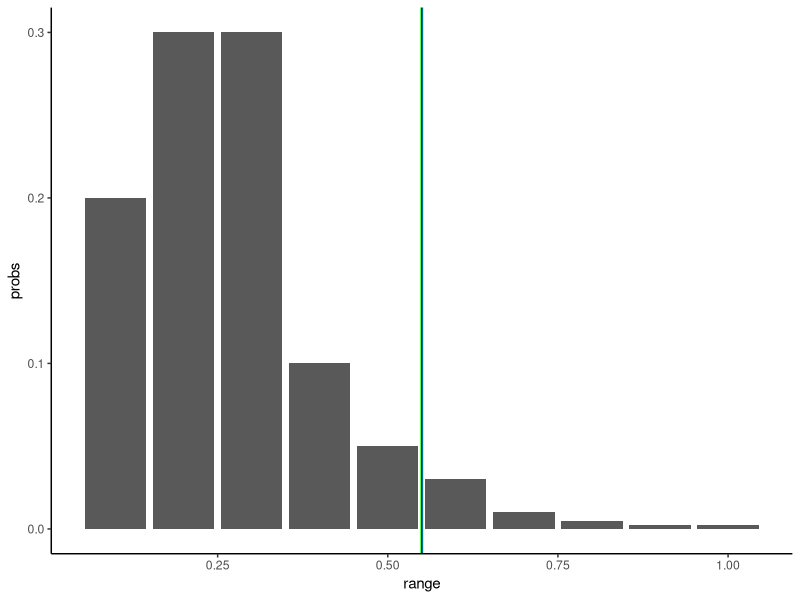
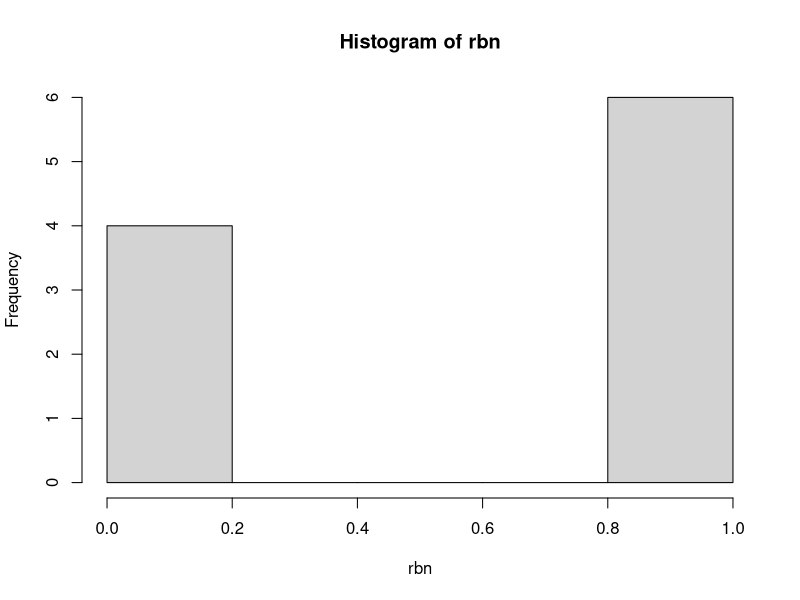
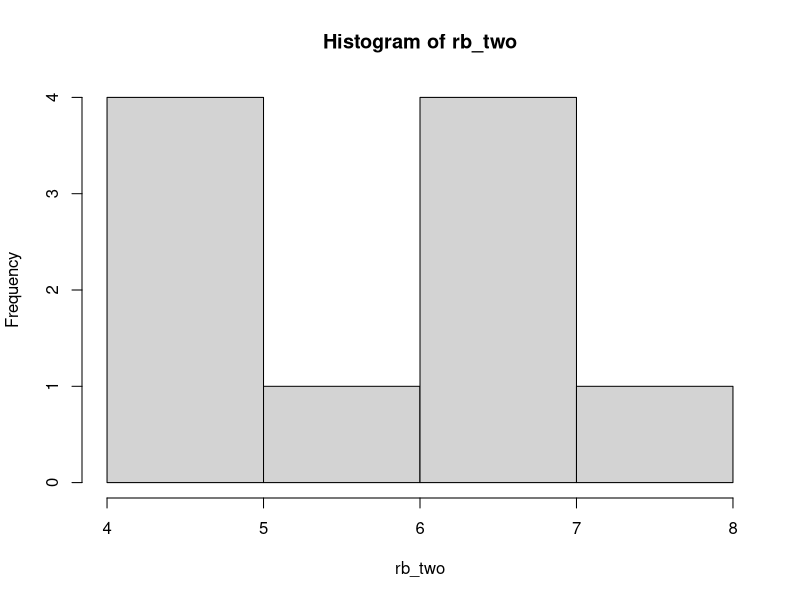
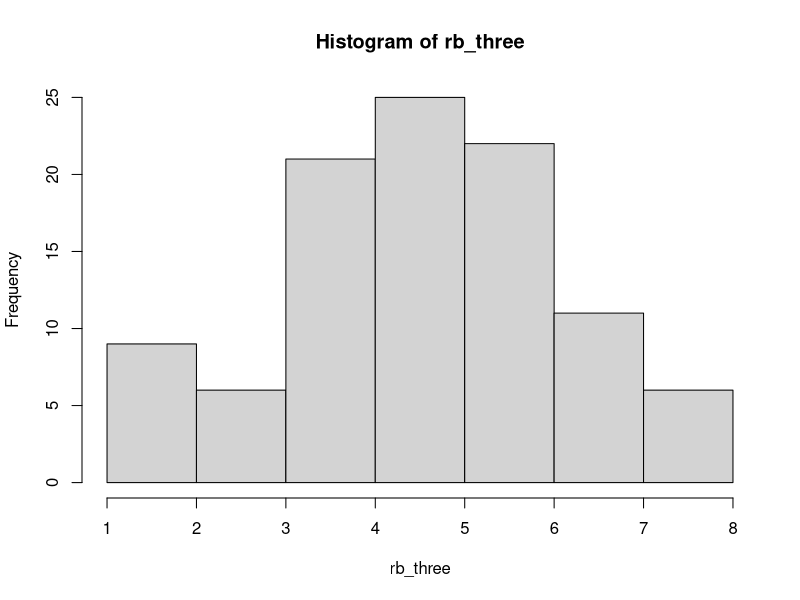
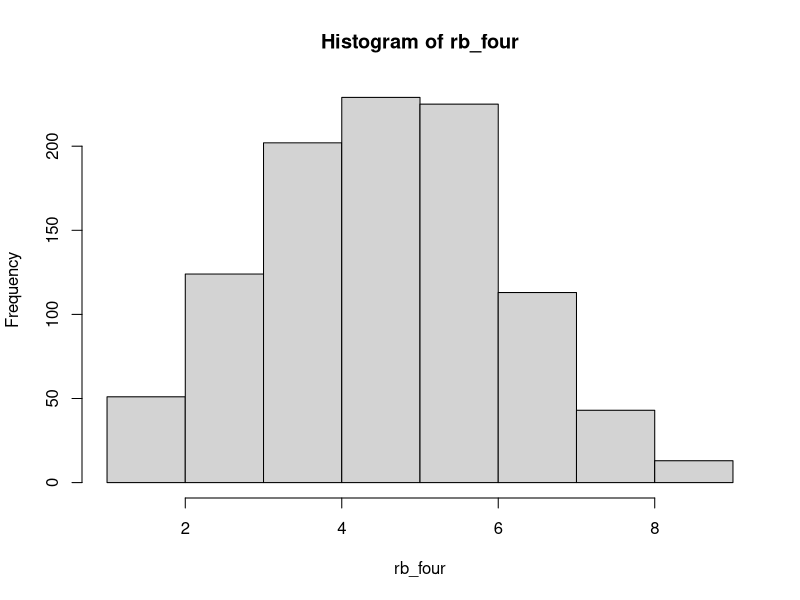
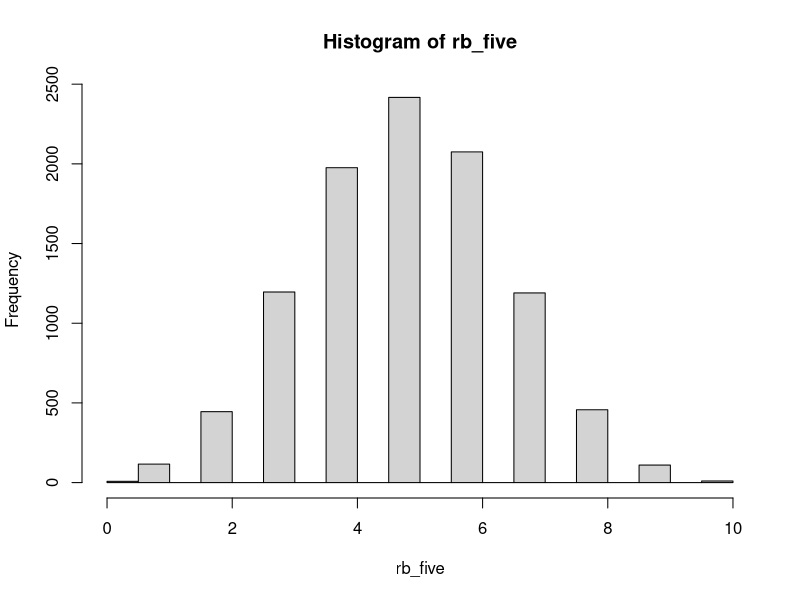
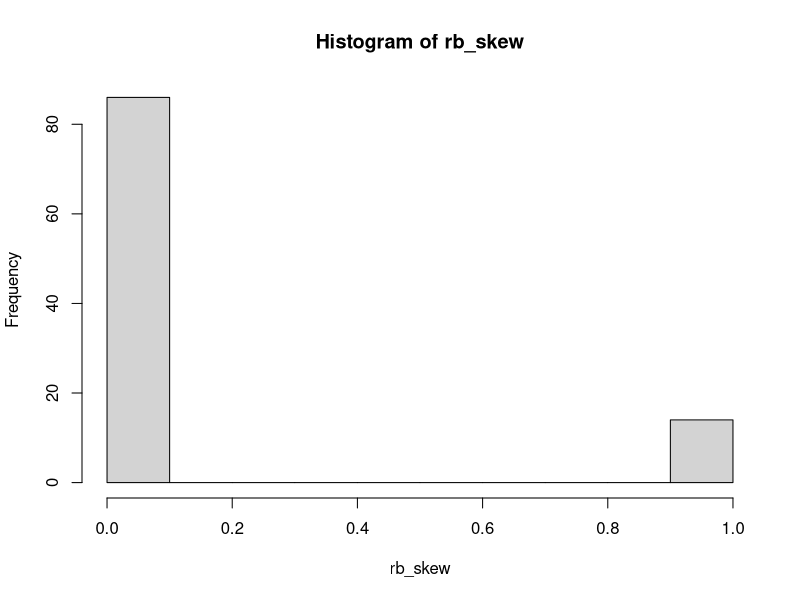
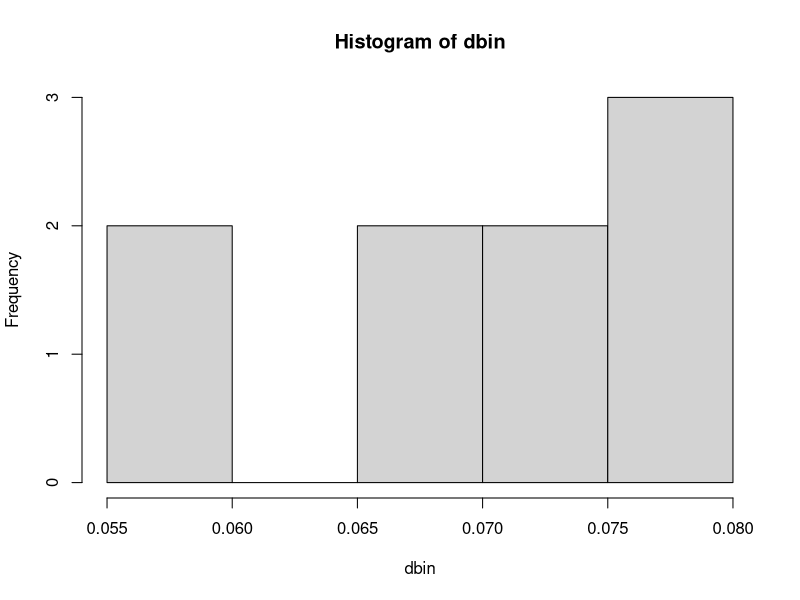

Write the R code that produced these figures, in order.

library(tidyverse)
library(scales)

## create your own distribution ####

dist_one <- data.frame(range=c(0.1,0.2,0.3,0.4,0.5,0.6,0.7,0.8,0.9,1),
                       probs=c(0.2,0.3,0.3,0.1,0.05,0.03,0.01,0.005,0.0025,0.0025))

## cumulate probs
dist_one <- dist_one %>% mutate(cumprob=cumsum(probs),
                                exp=range*probs)
summary(dist_one)
sum(dist_one$range)
sum(dist_one$range)/nrow(dist_one)
sum(dist_one$probs)
sum(dist_one$exp)

## issues with the data because it is a 'synthetic' distribution, with probabilities
## specified, rather than complide
ggplot(dist_one, aes(x=range, y=probs))+geom_col()+
  geom_vline(xintercept=mean(dist_one$range), color='green', size=1)+
  geom_vline(xintercept=median(dist_one$range), color='blue')+
  theme_classic()

## generate random numbers based on these probabilities
rand_one <- runif(n=1000, min=0, max=1)

## when i pick a number from 0 to 1, it has the probabilities of being in one of 
## the buckets according to the probability assigned
## like spinning the roulette wheel that is weighted
## for any given spin, the number will show up according to distribution
## for 100 spins
## what is the chance that a random number between 0 and 1 will be in the range?
## 20% chance it will be less than 0.1

## binomial / bernouli ####
## size = number of trials (number of flips of coin, etc)
## n = number of observations (number of times the trials are performed)
## prob = probability of 'success' on each trial
##  - values can be 0 or 1
##  - 'success' = 1
## 1 coin flip, 1 time, number of heads
rb <- rbinom(n=1, size=1, prob=0.5)
## 1 coin flip, 10 times
rbn <- rbinom(n=10, size=1, prob=0.5)
hist(rbn)
## 10 coin flips, 1 time, number of heads
rb_one <- rbinom(n=1, size=10, prob=0.5) 
## 10 coin flips, 10 times, number of heads each time
rb_two <- rbinom(n=10, size=10, prob=0.5)
hist(rb_two) ## skewed due to randomness in small number of observations
## 10 coin flips, 100 times...
rb_three <- rbinom(n=100, size=10, prob=0.5)
hist(rb_three) ## starting to look more normal, with mean around 5
## 1000 times...
rb_four <- rbinom(n=1000, size=10, prob=0.5)
hist(rb_four) ## getting closer!
## 10,000 times flipping a coin 10 times
## most frequent outcome converges on 5 heads ('successes') - and 5 tails
## different outcomes are distributed pretty evenly outward from there
## with very few of either:
## - 0: all tails
## - 10: all heads
rb_five <- rbinom(n=10000, size=10, prob=0.5)
hist(rb_five) ## irresistable -> although note discrete

## with different odds than coin flip
rb_skew <- rbinom(n=100, size=1, prob=0.2)
hist(rb_skew)
sum(rb_skew) ## number of successes

## possible to combine a bunch of these?

## from ?rbinom help
## compute probability of x being < 45 and < 55 for x binomial(100, 0.5)
sum(dbinom(x=46:54, size=100, 0.5))
### my exploration
dbin <- dbinom(x=46:54, size=100, 0.5)
hist(dbin)
sum(dbin)

## Using "log = TRUE" for an extended range :
n <- 2000
k <- seq(0, n, by = 20)
plot (k, dbinom(k, n, pi/10, log = TRUE), type = "l", ylab = "log density",
      main = "dbinom(*, log=TRUE) is better than  log(dbinom(*))")
lines(k, log(dbinom(k, n, pi/10)), col = "red", lwd = 2)
## END of help

## exponential function (decline) ####
exp <- rexp(n=1000, rate=1)
hist(exp)

geo <- rgeom(n=1000, prob=0.5)
hist(geo)

lno <- rlnorm(n=1000, meanlog=0, sdlog=1)
hist(lno)

## none of which answers my question around compiling my own distribution
## combining bernoulli trials with different probabilities (?)

## quantiles: p = vector of probabilities, size=trials, 
## prob=probability of success on each trial
qbinom(p=c(0.5,0.3,0.2,0.1,0.5), size=100, prob=0.5)

## back to start ####
dist_one
## 20% of the time, we want to generate a number 0-1
## 30% of the time, we want to generate a number 1-2
## 305 of the time, generate 2-3...

## 20% of time, number is 0-0.1
## even chance of number being anywhere between 0 and 1
runif(n=1, min=0, max=1)
rbinom(n=1, size=1, prob=0.2)*0.1

test <- (dist_one[1,1]*dist_one[1,2])+(dist_one[2,1]*dist_one[2,2])+
  (dist_one[3,1]*dist_one[3,2])+(dist_one[4,1]*dist_one[4,2])

## simpler approach
dtwo <- data.frame(range=c(0.3,0.6,1),
                   prob=c(0.5,0.3,0.2))
dtwo
ggplot(dtwo, aes(x=range, y=prob))+geom_col()

## 50% of the time number is between 0 and 0.3
## 30% of time between 0.3 and 0.6
## 20% of time between 0.6 and 1
(0.3*0.5)+(0.6*0.3)+(1*0.2)

## generate a number between 0 and 1
runif(n=1, min=0, max=1)
rbinom(n=1, size=10, prob=0.5)
dunif(x=100, min=0, max=1)
punif(q=0.2, min=0, max=1, lower.tail = FALSE)

## I have 10 sided dice
## 5 sides have 3
## 3 sides have 6
## 1 side has 2
## roll the dice once
dice_all <- NULL
for(d in 1:100){
d <- runif(n=1, min=0, max=1)
if(d<=0.5){
  dice=3
} else if(d<=0.8){
  dice=6
} else {dice=10}
dice_all <- c(dice_all,dice)
print(dice)
}
#print(dice_all)
hist(dice_all)

dist_one
dist_one_all <- NULL
for(d in 1:1000){
  d <- runif(n=1, min=0, max=1)
  if(d<=0.2){
    dice=0.1
  } else if(d<=0.5){
    dice=0.2
  } else if(d<=0.8){
    dice=0.3
  } else if(d<=0.9){
    dice=0.4
  } else if(d<=0.95){
    dice=0.5
  } else if(d<=0.98){
    dice=0.6
  } else if(d<=0.99){
    dice=0.7
  } else if(d<=0.995){
    dice=0.8
  } else if(d<=0.9975){
    dice=0.9
  } else {dice=1}
  dist_one_all <- c(dist_one_all, dice)
}
hist(dist_one_all)

dist_one_all <- NULL
for(d in 1:1000){
  d <- runif(n=1, min=0, max=1)
  if(d<=dist_one$cumprob[1]){
    dice=dist_one$range[1]
  } else if(d<=dist_one$cumprob[2]){
    dice=dist_one$range[2]
  } else if(d<=dist_one$cumprob[3]){
    dice=dist_one$range[3]
  } else if(d<=dist_one$cumprob[4]){
    dice=dist_one$range[4]
  } else if(d<=dist_one$cumprob[5]){
    dice=dist_one$range[5]
  } else if(d<=dist_one$cumprob[6]){
    dice=dist_one$range[6]
  } else if(d<=dist_one$cumprob[7]){
    dice=dist_one$range[7]
  } else if(d<=dist_one$cumprob[8]){
    dice=dist_one$range[8]
  } else if(d<=dist_one$cumprob[9]){
    dice=dist_one$range[9]
  } else {dice=1}
  dist_one_all <- c(dist_one_all, dice)
}
hist(dist_one_all)
dist_one_all_df <- data.frame(dist_one_all)
ggplot(dist_one_all_df, aes(x=dist_one_all))+geom_histogram()

## diversion -> density functions ####
## random normal distribution
normt <- rnorm(n=1000, mean=0, sd=1)
## histogram
hist(normt)
## density function for normt distribution -> gives % probability of any point
normd <- dnorm(x=normt, mean=0, sd=1)
## combine normt with density function values in data frame
normnorm <- data.frame(value=normt,
                       prob=normd)
summary(normnorm)
sum(normnorm$prob)
## plot to see density function: normal curve with probabilities on y-axis
plot(normnorm$prob~normnorm$value)
## histogram for values -> normal shape, as expected
hist(normnorm$value)
## histogram for probs -> rises toward ~0.4
hist(normnorm$prob)
## cumulative probability -> arrange values and add up probs
normnorm <- normnorm %>% arrange(value) %>% mutate(
  cumprob=cumsum(prob)
)
## cumulative distribution curve -> as expected, but why numbers so high?
## it is count -> more values, the higher it goes
plot(normnorm$cumprob~normnorm$value)
sum(normnorm$prob)

## to get cumulative probabilities ####

## probability of value below q, where q = std dev
pnorm(q=0, mean=0, sd=1)
pnorm(q=-1, mean=0, sd=1)
pnorm(q=1, mean=0, sd=1)
## probability of value above q
pnorm(q=-1, mean=0, sd=1, lower.tail = FALSE)
pnorm(q=1, mean=0, sd=1, lower.tail=FALSE)
## probability of value between two sds
## 3 examples showing 68% within 1 sd of mean
pnorm(q=1, mean=0, sd=1)-pnorm(q=-1, mean=0, sd=1)
pnorm(q=-1, mean=0, sd=1, lower.tail=FALSE)-pnorm(q=1, mean=0, sd=1, lower.tail = FALSE)
1-pnorm(q=-1, mean=0, sd=1)-pnorm(q=1, mean=0, sd=1, lower.tail=FALSE)
## 95% within 2 sd of mean
pnorm(q=2, mean=0, sd=1)-pnorm(q=-2, mean=0, sd=1)

## gives std dev for a probability
qnorm(p=0.1586553, mean=0, sd=1)
qnorm(p=0.5, mean=0, sd=1)
qnorm(p=0.95, mean=0, sd=1)
qnorm(p=.975, mean=0, sd=1)
qnorm(p=0.68, mean=0, sd=1)

## DICE ####
## for throws of a single die
## - use sample 
## - x = vector of numbers to choose from
## - size = number of items to select (similar to how 'n' is used elsewhere)
## - replace = TRUE because you can roll the same number more than once
die_one <- sample(x=1:6, size=1000, replace=TRUE)
hist(die_one)
die_two <- sample(x=1:6, size=1000, replace=TRUE)
hist(die_two)

dice_roll <- data.frame(die_one,
                        die_two)
dice_roll <- dice_roll %>% mutate(
  combo=die_one+die_two
)

## histogram, with breaks set for x axis
ggplot(dice_roll, aes(x=combo))+
  geom_histogram()+
  scale_x_continuous(breaks = 2:12, expand=c(0,0))+
  scale_y_continuous(expand=c(0,0))+
  theme_classic()

## convert to density plot, although:
## a) density % are too high
## b) add up to way more than 1
ggplot(dice_roll, aes(x=combo))+
  geom_histogram(aes(y=..density..))+
  scale_x_continuous(breaks = 2:12, expand=c(0,0))+
  scale_y_continuous(expand=c(0,0))+
  theme_classic()
## this works, though:
ggplot(dice_roll, aes(x=combo))+
  geom_density()+
  scale_x_continuous(breaks = 2:12, expand=c(0,0))+
  scale_y_continuous(expand=c(0,0))+
  theme_classic()

## tables
table(dice_roll$combo)
prop.table(table(dice_roll$combo))

## calculate density
dice_roll_agg <- dice_roll %>% group_by(combo) %>% 
  summarize(count=n())
dice_roll_agg <- dice_roll_agg %>% mutate(
  pct=count/sum(count)
)
